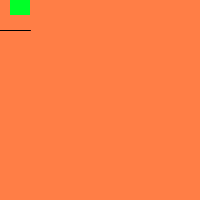
Frame 1 (no input)
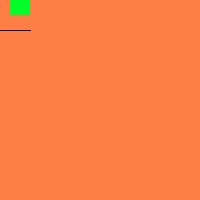
Frame 60 (the mouse pressed at the canvas centre just before this capture)
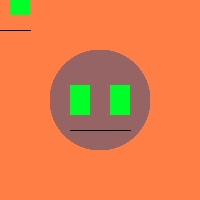
Frame 120 (the mouse held since frame 60 and released just before this capture)

The Processing sketch that drew these frames (run headless with seeded random() and noise(); from frame 60 on, the mouse is pressed at the canvas centre):

// Processing sketch: processing_85673
// ── processing_85673.pde

void setup() {
  size(200,200);
  background(255,126,70);
  smooth();
  frameRate(30);
 }
  
void draw() {
  //set shapes to CENTER mode
  ellipseMode(CENTER);
  rectMode(CENTER);
  
  //make head
  noStroke();
  fill(150,mouseX,mouseY);
  ellipse(mouseX,mouseY,mouseX,mouseY);
  
  //make face
  fill(0,255,40);
  rect(mouseX+20,mouseY,20,30);
  rect(mouseX-20,mouseY,20,30);
  stroke(0);
  line(mouseX+30,mouseY+30,mouseX-30,mouseY+30);
}
